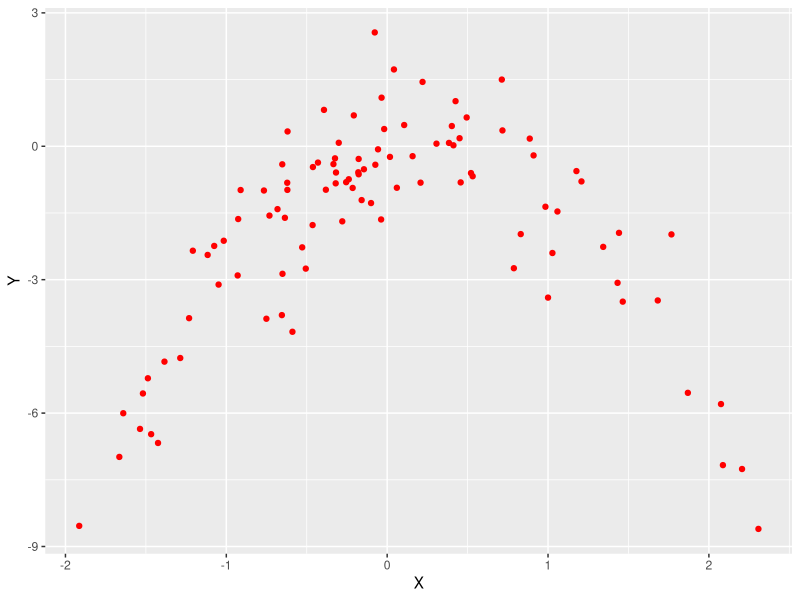

Here is the R script that generated this plot:
## ---- chunk 1
knitr::opts_chunk$set(echo = TRUE)
library(tidyverse)
library(boot)
## ---- chunk 2
set.seed(1)
y=rnorm(100)
x=rnorm(100)
y=x-2*x^2+rnorm(100)
## ---- chunk 3
data.frame(X=x, Y=y) %>% ggplot(aes(X,Y))+geom_point(colour="Red")
## ---- chunk 4
dat = data.frame(X=x, Y=y)

cv.error = function(seed,power){
  set.seed(seed)
  glm.fit = glm(Y~poly(X,power), data=dat)
  cv.err = cv.glm(dat, glm.fit)
  return(cv.err$delta[1])
}

cv.error.8c = mapply(cv.error, seed=100, power=1:4, SIMPLIFY=TRUE)

data.frame(Power.of.X=1:4, LOOCV.MSE=cv.error.8c)
## ---- chunk 5
cv.error.8d = mapply(cv.error, seed=10, power=1:4, SIMPLIFY=TRUE)

data.frame(Power.of.X=1:4, LOOCV.MSE=cv.error.8d)

## ---- chunk 6
coeff.p.values = function(degree){
  p.values = dat %>% glm(Y~poly(X,degree),data=.) %>% summary() %>% .$coefficients %>% .[,4]
  return(p.values)
}

coeff.p.values.8f = sapply(1:4,coeff.p.values)
coeff.p.values.8f
